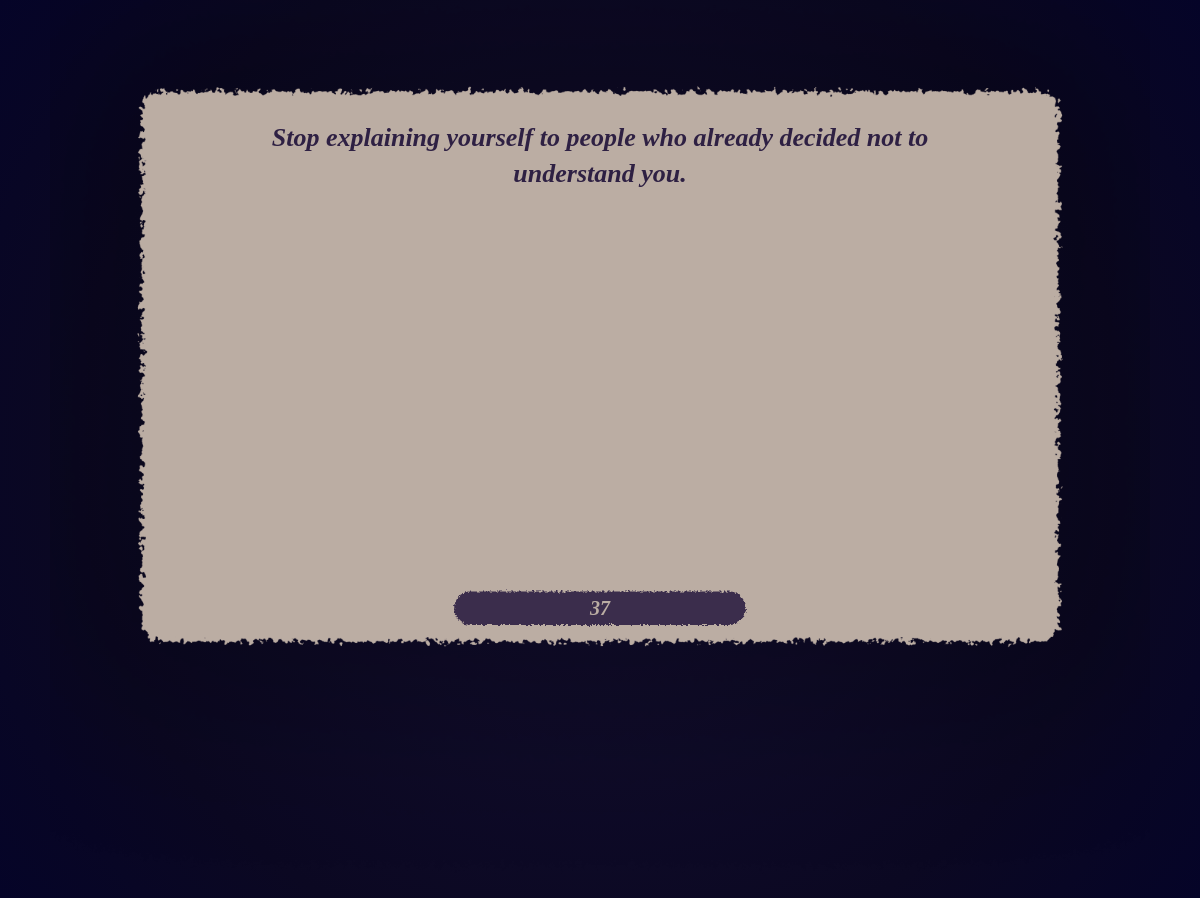
The app's page /box/37/ (signed in) with its own data.
### boxes/models.py (models this page shows)
class Box(models.Model):
    CATEGORY_CHOICES = (
        ('motivation', 'Motivation'),
        ('advice', 'Advice'),
        ('observation', 'Observation'),
        ('confession', 'Confession'),
    )
    number = models.PositiveIntegerField(unique=True)
    category = models.CharField(max_length=20, choices=CATEGORY_CHOICES)
    text = models.TextField()
    user = models.ForeignKey(settings.AUTH_USER_MODEL, on_delete=models.CASCADE)
    created_at = models.DateTimeField(auto_now_add=True)
    opened_by = models.ManyToManyField(
        settings.AUTH_USER_MODEL,
        related_name='opened_boxes',
        blank=True
    )

### boxes/views.py (the view, shortened to what this page needs)
# urls.py: path('box/<int:number>/', views.box_detail_view, name='box_detail'),
@login_required
def box_detail_view(request, number):
    print(number)
    box = get_object_or_404(
        Box.objects.annotate(comments_count=Count('comments')),
        number=number
    )
    if request.user not in box.opened_by.all():
        box.opened_by.add(request.user)
    comments = box.comments.select_related('user').order_by('-created_at')
    context = {
        'box': box,
        'comments': comments
    }
    return render(request, 'box_detail.html', context)

### templates/box_detail.html
{% extends 'base.html' %}
{% load static %}
{% block content %}
<div class="box-page">
    <div class="box-container">
        <img src="{% static 'images/box-background.png' %}" class="box-bg" alt="box">
        <div class="box-text">
            {{ box.text }}
        </div>
        <div class="box-actions">
            <div class="box-number">
                {{ box.number }}
            </div>
        </div>
    </div>
</div>
{% endblock %}

### static/css/main.css (style rules this page uses)
body { margin: 0; font-family: "Times New Roman", serif; font-weight: 700; background: radial-gradient( circle at center, #151033 0%, #0b0822 70%, #050428 100% ); }
body::after { display: none; }
.box-page { min-height: 100vh; display: flex; justify-content: center; align-items: center; }
.box-container { position: relative; width: 1100px; }
.box-bg { width: 100%; display: block; }
.box-text { position: absolute; top: 120px; left: 50%; transform: translateX(-50%); width: 70%; max-height: 440px; overflow-y: auto; text-align: center; font-family: "Times New Roman", serif; font-size: 26px; font-style: italic; color: rgba(46, 32, 67, 1); line-height: 1.4; word-wrap: break-word; }
.box-actions { position: absolute; bottom: 250px; left: 50%; transform: translateX(-50%); width: 300px; height: 80px; background-image: url("/static/images/continue_button.svg"); background-repeat: no-repeat; background-size: contain; background-position: center; display: flex; align-items: center; justify-content: center; }
.box-number { font-family: "Times New Roman", serif; font-size: 20px; font-style: italic; color: rgba(187, 173, 163, 1); }

### records on screen
Box: text "Stop explaining yourself to people who already decided not to understand you.", number "37"
